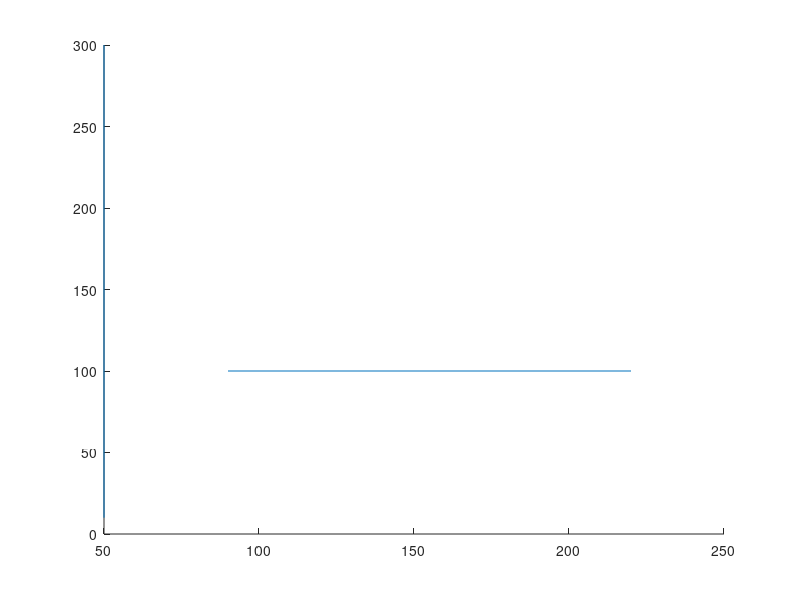

Recreate this plot in MATLAB. (Note: this script raises an error after producing the figure.)
close all;
clear all;
clc;

user_start_pos = [70, 10]; %pozycja początkowa
v = 30; %prędkość
dt = 0.01;
t = 0:dt:5; % czas

PT = 10;
BS_pos = [120,30];
f = 3e+9;
dl_fali = 3e+8 /f;

BS_pos_odbite_1 = [-20,30];
BS_pos_odbite_2 = [120,170];

wsp_odbicia = 0.8;

wall1_pos = [50,10,50,300];
wall2_pos = [90,100,220,100];

line([50 50], [10 300]);
line([90 220], [100 100]);
current_user_pos = [70, 10];

PR_matrix = zeros(length(t));

for i=1:length(t)
    current_user_pos = [70, 10 + v*t(i)];
    r = norm(current_user_pos - BS_pos);
    r_odbite1 = norm (current_user_pos - BS_pos_odbite_1);
    r_odbite2 = norm (current_user_pos - BS_pos_odbite_2);
    H_bezp = 0;
    H_odbite1 = 0;
    H_odbite2 = 0;

    if (dwawektory(current_user_pos(1), current_user_pos(2), BS_pos(1), BS_pos(2), wall2_pos(1), wall2_pos(2), wall2_pos(3), wall2_pos(4)) < 0)
        H_bezp = (dl_fali/(4*pi*r)) * exp(-2*j*pi*r/dl_fali);
    end

    if (dwawektory(current_user_pos(1), current_user_pos(2), BS_pos_odbite_1(1), BS_pos_odbite_1(2), wall1_pos(1), wall1_pos(2), wall1_pos(3), wall1_pos(4)) > (-0.5) )
        H_odbite1 = wsp_odbicia * (dl_fali/(4*pi*r_odbite1)) * exp(-2*j*pi*r_odbite1/dl_fali);
    end
    
    if (dwawektory(current_user_pos(1), current_user_pos(2), BS_pos_odbite_2(1), BS_pos_odbite_2(2), wall2_pos(1), wall2_pos(2), wall2_pos(3), wall2_pos(4)) > (-0.5) )
        H_odbite2 = wsp_odbicia * (dl_fali/(4*pi*r_odbite2)) * exp(-2*j*pi*r_odbite2/dl_fali);
    end

    H = H_bezp + H_odbite1 + H_odbite2;
    %PR = PT * abs(H)^2;
    PR_matrix(i) = 10*log10(PT) + 20*log10(abs(H));
    
end

plot(t,PR_matrix);